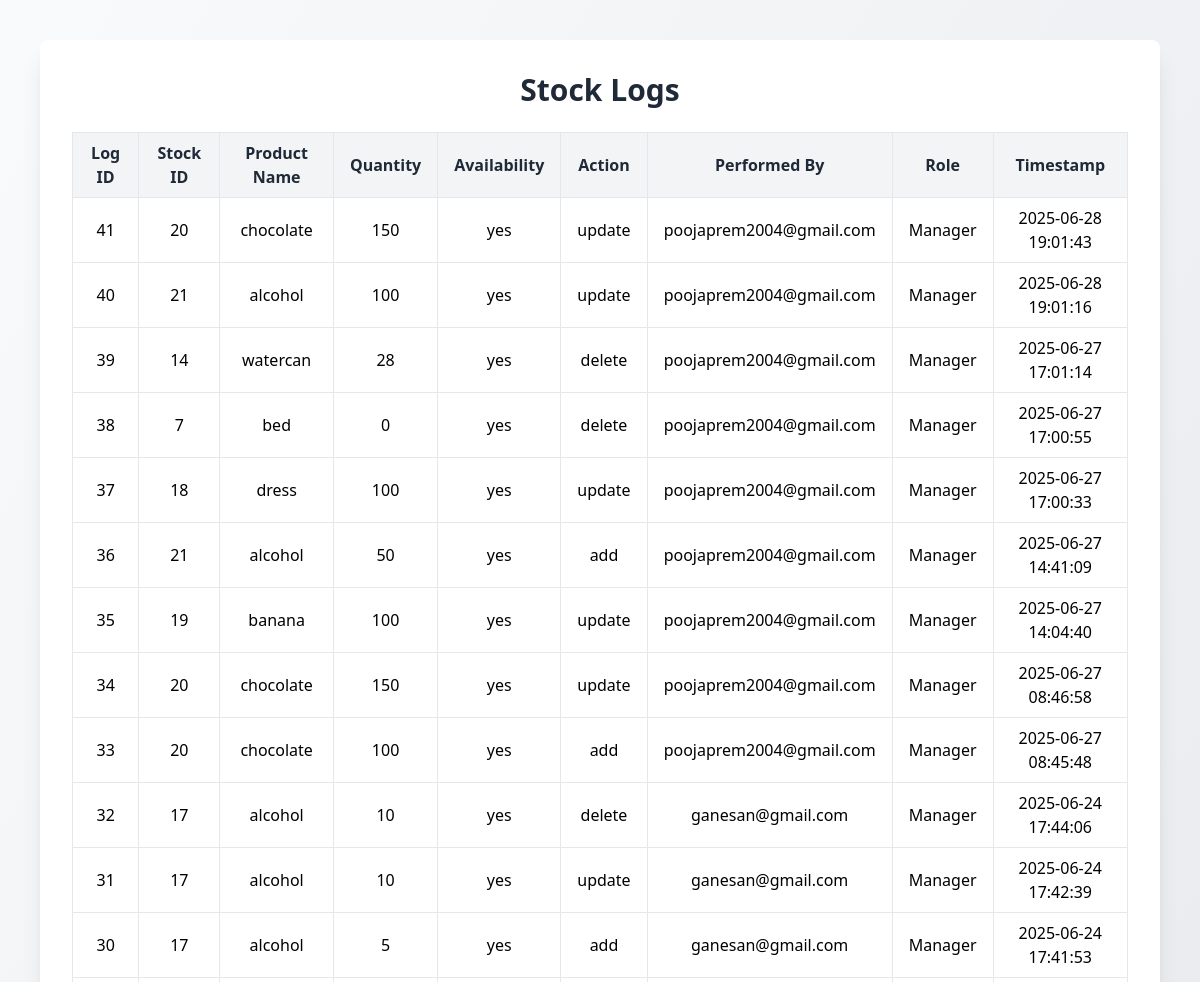
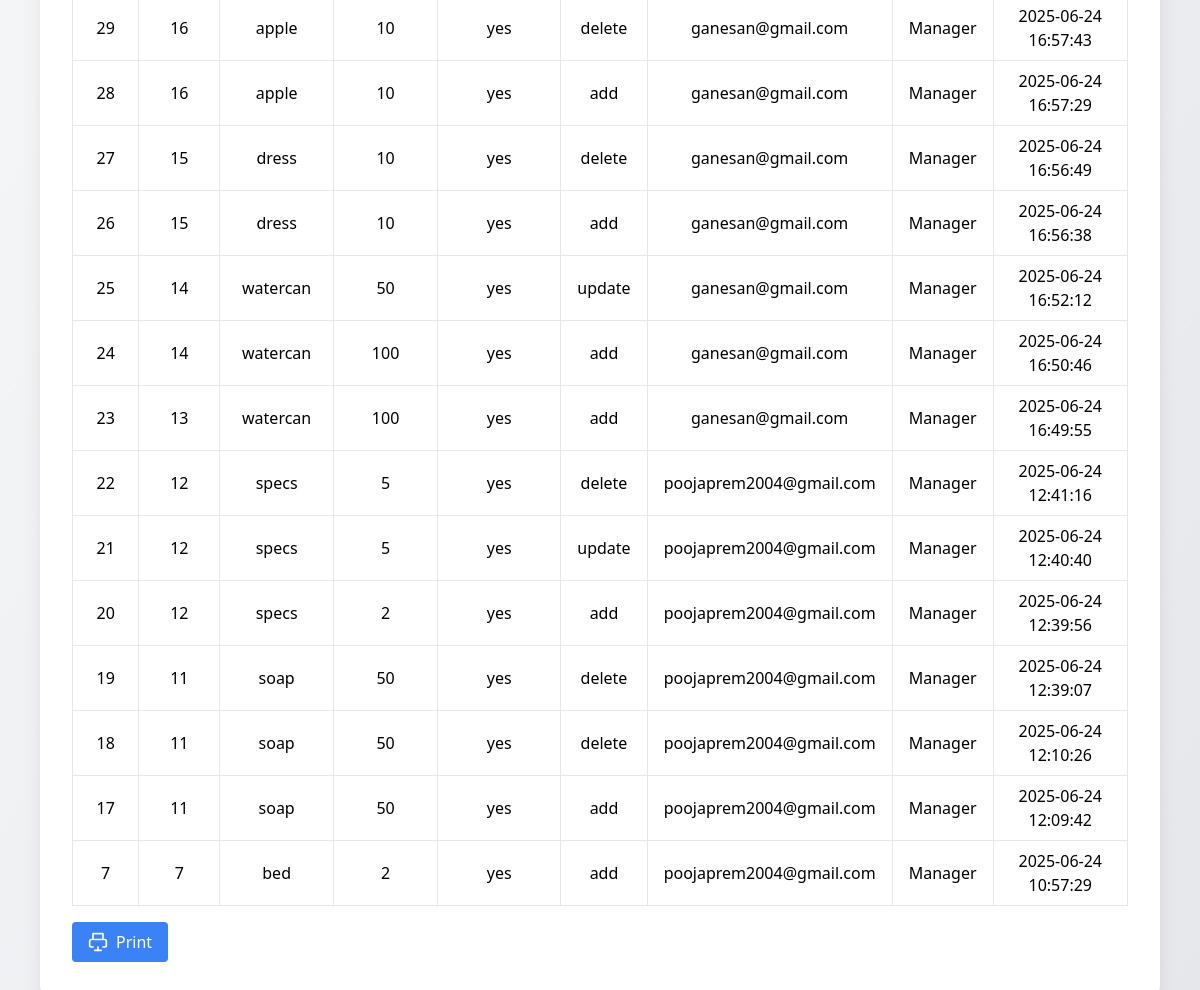
The page /view_logs.php on the database its author committed (2 pictures, top to bottom).
### tables this page shows
CREATE TABLE `stock_logs` (
  `log_id` int(11) NOT NULL,
  `stock_id` int(11) NOT NULL,
  `action` enum('add','update','delete') NOT NULL,
  `performed_by` varchar(100) NOT NULL,
  `role` enum('manager','cashier') NOT NULL,
  `timestamp` timestamp NOT NULL DEFAULT current_timestamp(),
  `product_name` varchar(100) DEFAULT NULL,
  `quantity` int(11) DEFAULT NULL,
  `availability_flag` enum('yes','no') DEFAULT NULL
);

### view_logs.php (the view, shortened to what this page needs)
<?php
include("config.php");
$result = $conn->query("SELECT * FROM stock_logs ORDER BY log_id DESC");
?>
<!DOCTYPE html>
<html lang="en">
<head>
  <script src="https://cdn.tailwindcss.com"></script>
</head>
<body class="bg-gradient-to-br from-gray-50 to-gray-200 min-h-screen p-10">
  <div class="max-w-6xl mx-auto bg-white p-8 rounded-lg shadow-xl">
    <h2 class="text-3xl font-bold text-center text-gray-800 mb-6">Stock Logs</h2>
    <table class="min-w-full table-auto border border-gray-300">
      <thead>
        <tr class="bg-gray-100 text-gray-800">
          <th class="px-4 py-2 border">Log ID</th>
          <th class="px-4 py-2 border">Stock ID</th>
          <th class="px-4 py-2 border">Product Name</th>
          <th class="px-4 py-2 border">Quantity</th>
          <th class="px-4 py-2 border">Availability</th>
          <th class="px-4 py-2 border">Action</th>
          <th class="px-4 py-2 border">Performed By</th>
          <th class="px-4 py-2 border">Role</th>
          <th class="px-4 py-2 border">Timestamp</th>
        </tr>
      </thead>
      <tbody>
        <?php while ($log = $result->fetch_assoc()): ?>
          <tr class="text-center hover:bg-gray-100">
            <td class="px-4 py-2 border"><?php echo $log['log_id']; ?></td>
            <td class="px-4 py-2 border"><?php echo $log['stock_id']; ?></td>
            <td class="px-4 py-2 border"><?php echo htmlspecialchars($log['product_name']); ?></td>
            <td class="px-4 py-2 border"><?php echo htmlspecialchars($log['quantity']); ?></td>
            <td class="px-4 py-2 border"><?php echo htmlspecialchars($log['availability_flag']); ?></td>
            <td class="px-4 py-2 border"><?php echo htmlspecialchars($log['action']); ?></td>
            <td class="px-4 py-2 border"><?php echo htmlspecialchars($log['performed_by']); ?></td>
            <td class="px-4 py-2 border"><?php echo ucfirst($log['role']); ?></td>
            <td class="px-4 py-2 border"><?php echo $log['timestamp']; ?></td>
          </tr>
        <?php endwhile; ?>
      </tbody>
    </table>
        <button onclick="window.print()" class="bg-blue-500 text-white px-4 py-2 mt-4 rounded hover:bg-blue-700 flex items-center gap-2">
          <svg xmlns="http://www.w3.org/2000/svg" class="h-5 w-5 inline" fill="none" viewBox="0 0 24 24" stroke="currentColor">
          <path stroke-linecap="round" stroke-linejoin="round" stroke-width="2" d="M6 9V2h12v7M6 18H4a2 2 0 01-2-2v-5a2 2 0 012-2h16a2 2 0 012 2v5a2 2 0 01-2 2h-2m-6 0v4m0 0h4m-4 0H8"/>
          </svg>Print
        </button>
  </div>
</body>
</html>

### rows shown on the page
stock_logs: log_id "41", stock "20", product_name "chocolate", quantity "150", availability_flag "yes", action "update", performed_by "poojaprem2004@gmail.com", role "Manager", timestamp "2025-06-28 19:01:43"
stock_logs: log_id "40", stock "21", product_name "alcohol", quantity "100", availability_flag "yes", action "update", performed_by "poojaprem2004@gmail.com", role "Manager", timestamp "2025-06-28 19:01:16"
stock_logs: log_id "39", stock "14", product_name "watercan", quantity "28", availability_flag "yes", action "delete", performed_by "poojaprem2004@gmail.com", role "Manager", timestamp "2025-06-27 17:01:14"
stock_logs: log_id "38", stock "7", product_name "bed", quantity "0", availability_flag "yes", action "delete", performed_by "poojaprem2004@gmail.com", role "Manager", timestamp "2025-06-27 17:00:55"
stock_logs: log_id "37", stock "18", product_name "dress", quantity "100", availability_flag "yes", action "update", performed_by "poojaprem2004@gmail.com", role "Manager", timestamp "2025-06-27 17:00:33"
stock_logs: log_id "36", stock "21", product_name "alcohol", quantity "50", availability_flag "yes", action "add", performed_by "poojaprem2004@gmail.com", role "Manager", timestamp "2025-06-27 14:41:09"
stock_logs: log_id "35", stock "19", product_name "banana", quantity "100", availability_flag "yes", action "update", performed_by "poojaprem2004@gmail.com", role "Manager", timestamp "2025-06-27 14:04:40"
stock_logs: log_id "34", stock "20", product_name "chocolate", quantity "150", availability_flag "yes", action "update", performed_by "poojaprem2004@gmail.com", role "Manager", timestamp "2025-06-27 08:46:58"
stock_logs: log_id "33", stock "20", product_name "chocolate", quantity "100", availability_flag "yes", action "add", performed_by "poojaprem2004@gmail.com", role "Manager", timestamp "2025-06-27 08:45:48"
stock_logs: log_id "32", stock "17", product_name "alcohol", quantity "10", availability_flag "yes", action "delete", performed_by "ganesan@gmail.com", role "Manager", timestamp "2025-06-24 17:44:06"
stock_logs: log_id "31", stock "17", product_name "alcohol", quantity "10", availability_flag "yes", action "update", performed_by "ganesan@gmail.com", role "Manager", timestamp "2025-06-24 17:42:39"
stock_logs: log_id "30", stock "17", product_name "alcohol", quantity "5", availability_flag "yes", action "add", performed_by "ganesan@gmail.com", role "Manager", timestamp "2025-06-24 17:41:53"
stock_logs: log_id "29", stock "16", product_name "apple", quantity "10", availability_flag "yes", action "delete", performed_by "ganesan@gmail.com", role "Manager", timestamp "2025-06-24 16:57:43"
stock_logs: log_id "28", stock "16", product_name "apple", quantity "10", availability_flag "yes", action "add", performed_by "ganesan@gmail.com", role "Manager", timestamp "2025-06-24 16:57:29"
stock_logs: log_id "27", stock "15", product_name "dress", quantity "10", availability_flag "yes", action "delete", performed_by "ganesan@gmail.com", role "Manager", timestamp "2025-06-24 16:56:49"
stock_logs: log_id "26", stock "15", product_name "dress", quantity "10", availability_flag "yes", action "add", performed_by "ganesan@gmail.com", role "Manager", timestamp "2025-06-24 16:56:38"
stock_logs: log_id "25", stock "14", product_name "watercan", quantity "50", availability_flag "yes", action "update", performed_by "ganesan@gmail.com", role "Manager", timestamp "2025-06-24 16:52:12"
stock_logs: log_id "24", stock "14", product_name "watercan", quantity "100", availability_flag "yes", action "add", performed_by "ganesan@gmail.com", role "Manager", timestamp "2025-06-24 16:50:46"
stock_logs: log_id "23", stock "13", product_name "watercan", quantity "100", availability_flag "yes", action "add", performed_by "ganesan@gmail.com", role "Manager", timestamp "2025-06-24 16:49:55"
stock_logs: log_id "22", stock "12", product_name "specs", quantity "5", availability_flag "yes", action "delete", performed_by "poojaprem2004@gmail.com", role "Manager", timestamp "2025-06-24 12:41:16"
stock_logs: log_id "21", stock "12", product_name "specs", quantity "5", availability_flag "yes", action "update", performed_by "poojaprem2004@gmail.com", role "Manager", timestamp "2025-06-24 12:40:40"
stock_logs: log_id "20", stock "12", product_name "specs", quantity "2", availability_flag "yes", action "add", performed_by "poojaprem2004@gmail.com", role "Manager", timestamp "2025-06-24 12:39:56"
stock_logs: log_id "19", stock "11", product_name "soap", quantity "50", availability_flag "yes", action "delete", performed_by "poojaprem2004@gmail.com", role "Manager", timestamp "2025-06-24 12:39:07"
stock_logs: log_id "18", stock "11", product_name "soap", quantity "50", availability_flag "yes", action "delete", performed_by "poojaprem2004@gmail.com", role "Manager", timestamp "2025-06-24 12:10:26"
stock_logs: log_id "17", stock "11", product_name "soap", quantity "50", availability_flag "yes", action "add", performed_by "poojaprem2004@gmail.com", role "Manager", timestamp "2025-06-24 12:09:42"
stock_logs: log_id "7", stock "7", product_name "bed", quantity "2", availability_flag "yes", action "add", performed_by "poojaprem2004@gmail.com", role "Manager", timestamp "2025-06-24 10:57:29"
